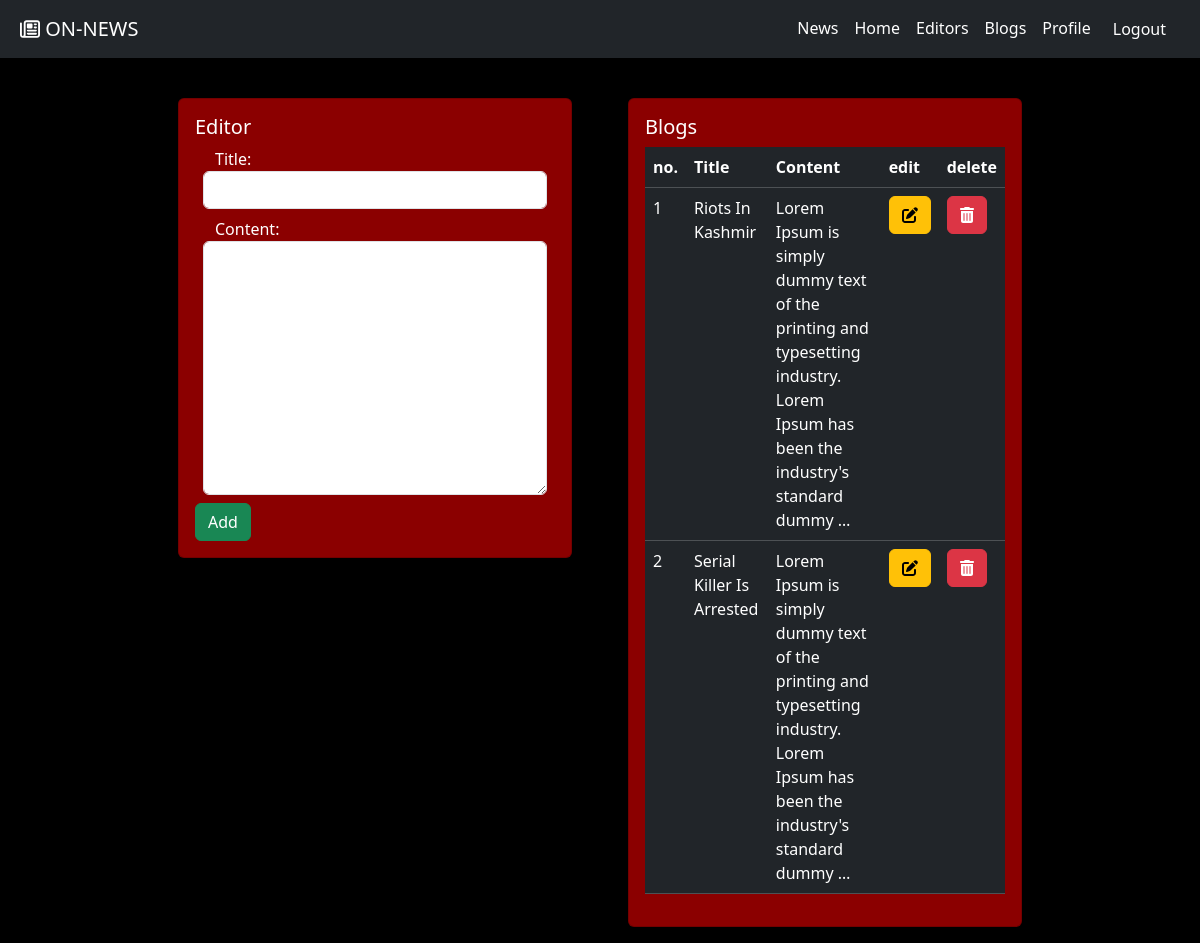
The app's page /blog_add (signed in) with its own data.
### onnews/models.py (models this page shows, shortened)
class blogs(models.Model):
    title=models.CharField(max_length=100)
    content=models.TextField()

### onnews/views.py (the view)
def blogadd(request):
    if request.user.is_authenticated:
        data=blogs.objects.all()
        if request.method=="POST":
            form=blog_add(request.POST)
            if form.is_valid():
                form.save()
                messages.success(request,'Blog has been created!!')
                return redirect('main:blog_add')
        else:
            form=blog_add()
        data={
            'form':form,
            'blogs':data
        }
        return render(request,'main/blog_manage.html',data)
    return redirect('main:blogpage')

### onnews/form.py
class blog_add(forms.ModelForm):
    title=forms.CharField(max_length=100,widget=forms.TextInput(attrs={'class':'form-control'}))
    content=forms.CharField(widget=forms.Textarea(attrs={'class':'form-control'}))
    class Meta:
        model=blogs
        fields="__all__"

### templates/main/blog_manage.html (shortened to what this page needs)
{% extends "base.html" %}
{% block body %}
    <div class="container-fluid mt-4 w-75">
        <div class="row">
            <div class="col m-3">
                <div class="card">
                    <div class="card-body">
                        <h5 class="card-title">Editor </h5>
                        <form action="" method="post" novalidate>
                            {% for field in form %}
                            <div class="row m-2 p-0">
                            {{field.label_tag}} {{field}}
                            </div>
                            {% endfor %}
                            <button type="submit" class="btn btn-success">Add</button>
                        </form>
                    </div>
                </div>
            </div>
            <div class="col m-3">
                <div class="card">
                    <div class="card-body">
                        <h5 class="card-title">Blogs</h5>
                        <table class="table table-dark table-hover">
                            <thead>
                                <tr>
                                  <th scope="col">no.</th>
                                  <th scope="col">Title</th>
                                  <th scope="col">Content</th>
                                  <th scope="col">edit</th>
                                  <th scope="col">delete</th>
                                </tr>
                              </thead>
                              <tbody>
                                {% for blog in blogs %}
                                <tr>
                                    <td>{{forloop.counter}}</td>
                                    <td>{{blog.title|title}}</td>
                                    <td>{{ blog.content|truncatewords:20 }}</td>
                                    <td><form action="{% url 'main:blog_edit' blog.id %}" method="get">
                                        <button type="submit" class="btn btn-warning"><i class="fa-solid fa-pen-to-square"></i></button>
                                    </form></td>
                                    <td><form action="{% url 'main:blog_delete' blog.id %}" method="post">
                                        <button type="submit" class="btn btn-danger"><i class="fa-solid fa-trash-can"></i></button>
                                    </form></td>
                                </tr>
                                {% endfor %}
                              </tbody>
                          </table>
                    </div>
                </div>
            </div>
        </div>
    </div>
</div>
{% endblock body %}

### templates/base.html (style rules this page uses)
.card { background-color:darkred; }
.navbar-brand,.nav-link,.card-title,.card-text,.card-header,form { color:white; }

### records on screen
blogs: title "Riots In Kashmir", content "Lorem Ipsum is simply dummy text of the printing and typesetting industry. Lorem Ipsum has been the industry's standard dummy …"
blogs: title "Serial Killer Is Arrested", content "Lorem Ipsum is simply dummy text of the printing and typesetting industry. Lorem Ipsum has been the industry's standard dummy …"

### other values on screen
{{ field.label_tag }} "Title:" "Content:"
